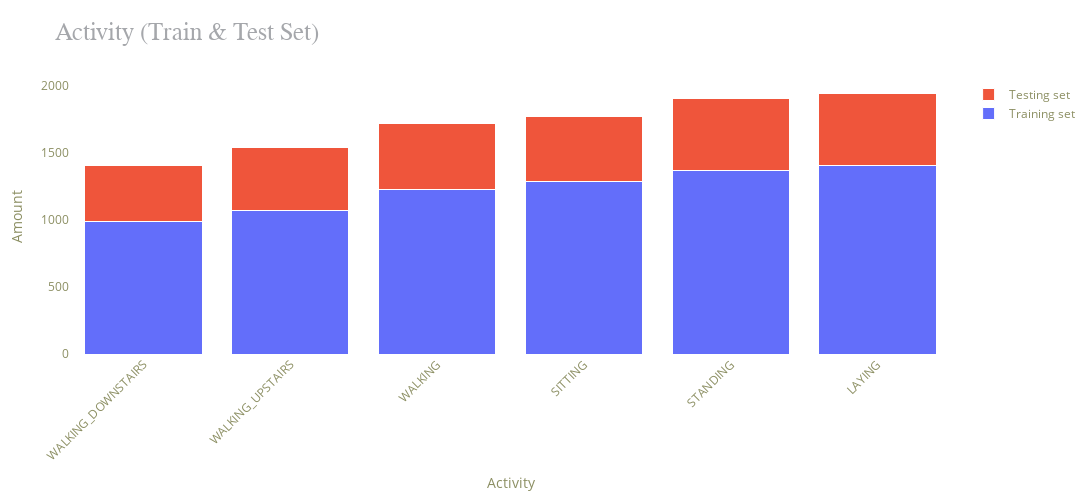

Notebook code for this chart:
### Code cell
plt.figure(figsize=(5, 5))
label1 = train['Activity'].value_counts()
label2 = test['Activity'].value_counts()

graph1 = go.Bar(name="Training set", x=label1.index, y=label1.values)
graph2 = go.Bar(name="Testing set",x=label2.index, y=label2.values)

layout = go.Layout(height=500, width=1100, title = 'Activity (Train & Test Set)',
                   xaxis = dict(title = 'Activity', tickangle=0, showgrid=False),
                   yaxis = dict(title = 'Amount', showgrid=False),
                   plot_bgcolor='#ffffff', paper_bgcolor='#ffffff',
                   title_font=dict(size=25, color='#a5a7ab', family='verdana'),
                   margin=dict(t=80, b=30, l=70, r=40),
                   font=dict(color='#8c8f63'))

figure = go.Figure(data=[graph1,graph2], layout=layout,)
figure.update_traces(textfont=dict(color='#f0f'),marker=dict(line=dict(color='#ffffff', width=1)))
figure.update_layout(xaxis=dict(autorange="reversed"), 
                    barmode='stack', 
                    xaxis_tickangle=-45)

iplot(figure)

### Figure 1 — Plotly figure (JSON) as saved in the notebook; plotly's stock layout.template omitted (floating-point values rounded to 4 significant figures)
{"data": [{"marker": {"line": {"color": "#ffffff", "width": 1}}, "name": "Training set", "textfont": {"color": "#f0f"}, "type": "bar", "x": ["LAYING", "STANDING", "SITTING", "WALKING", "WALKING_UPSTAIRS", "WALKING_DOWNSTAIRS"], "y": [1407, 1374, 1286, 1226, 1073, 986]}, {"marker": {"line": {"color": "#ffffff", "width": 1}}, "name": "Testing set", "textfont": {"color": "#f0f"}, "type": "bar", "x": ["LAYING", "STANDING", "WALKING", "SITTING", "WALKING_UPSTAIRS", "WALKING_DOWNSTAIRS"], "y": [537, 532, 496, 491, 471, 420]}], "layout": {"barmode": "stack", "font": {"color": "#8c8f63"}, "height": 500, "margin": {"b": 30, "l": 70, "r": 40, "t": 80}, "paper_bgcolor": "#ffffff", "plot_bgcolor": "#ffffff", "title": {"font": {"color": "#a5a7ab", "family": "verdana", "size": 25}, "text": "Activity (Train & Test Set)"}, "width": 1100, "xaxis": {"autorange": "reversed", "showgrid": false, "tickangle": -45, "title": {"text": "Activity"}}, "yaxis": {"showgrid": false, "title": {"text": "Amount"}}}}
